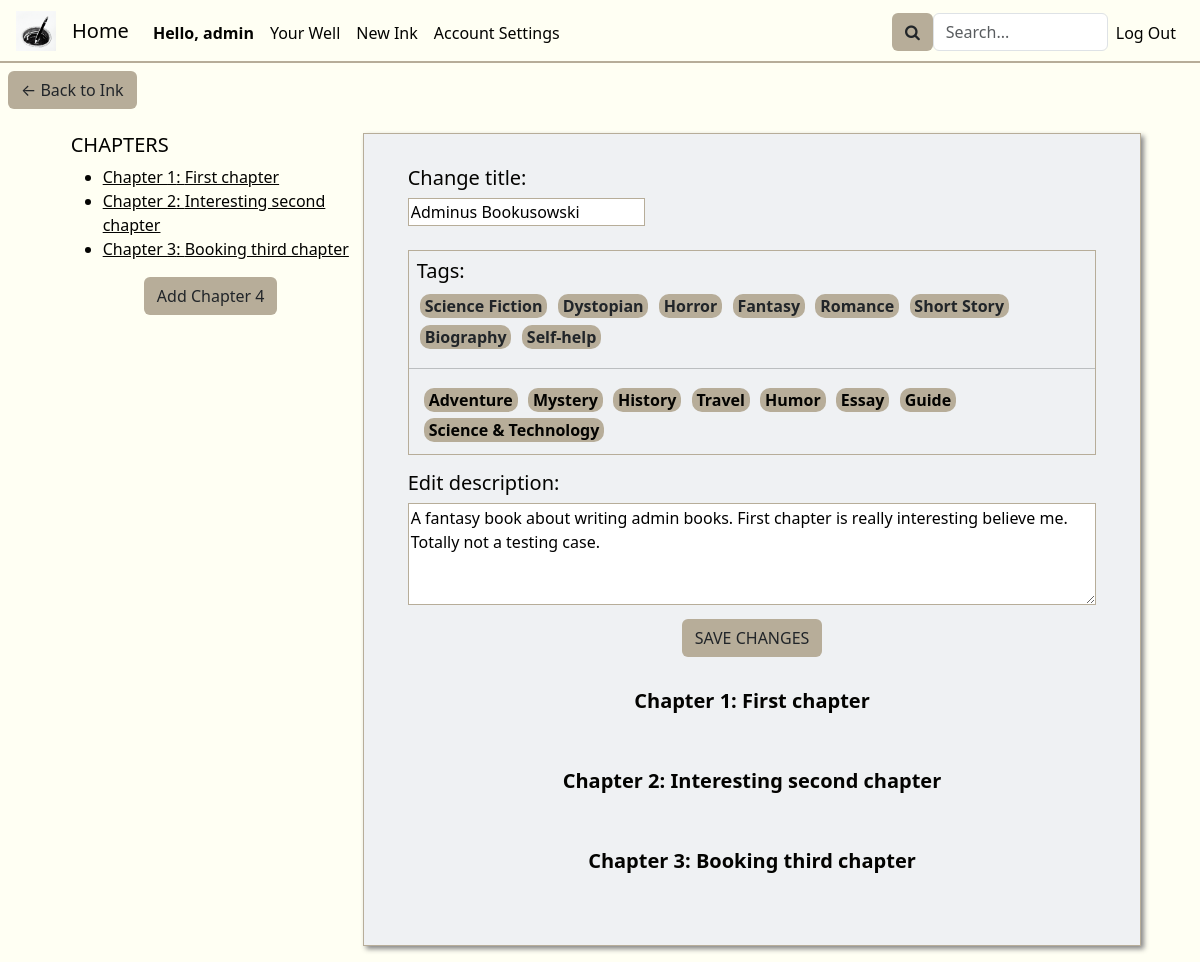
Screenshot of /edit_ink/6 (signed in) with the database file from the repository.
### inkwell/models.py (models this page shows, shortened)
class User(AbstractUser):
    about = models.CharField(max_length=250, default="")
    profilePicture = models.ImageField(upload_to='', blank=True, null=True)

class Chapter(models.Model):
    chapterNumber = models.PositiveIntegerField(default=1)
    chapterTitle = models.CharField(max_length=64)
    chapterContents = QuillField()
    chapterInkOrigin = models.ForeignKey(Ink, on_delete=models.CASCADE, related_name="chapterInkOrigin", default="")

class Ink(models.Model):
    wellOrigin = models.ForeignKey(Well, on_delete=models.CASCADE, related_name="well_pk", default="")
    inkOwner = models.ForeignKey(User, on_delete=models.CASCADE, related_name="ink_owner", default="")
    coAuthors = models.ManyToManyField(User, related_name="CoAuthors", blank=True)
    privateStatus = models.BooleanField(default=False)
    updateStatus = models.BooleanField(default=False) # If the Ink is edited at least once, this changes to true
    ink_following = models.ManyToManyField(User, related_name="ink_following", blank=True)
    tags = models.ManyToManyField(Tag, related_name="tags", blank=True)
    description = models.CharField(max_length=500, default="")
    title = models.CharField(max_length=64, default="")
    views = models.PositiveBigIntegerField(default=0)
    creation_date = models.DateTimeField(default=timezone.now, editable=False)

class Tag(models.Model):
    tagName = models.CharField(max_length=64)

### inkwell/views.py (the view, shortened to what this page needs)
# urls.py: path('edit_ink/<int:inkID>', views.edit_ink, name='edit_ink'),
@login_required
def edit_ink(request, inkID):
    editInk = Ink.objects.get(id=inkID)
    tags = Tag.objects.all()
    chapters = Chapter.objects.filter(chapterInkOrigin=editInk.id).order_by("chapterNumber")
    if chapters:
        lastChapter = chapters.last().chapterNumber
    else:
        lastChapter = 0
    current_user = User.objects.get(pk=request.user.pk)
    editingAsCoAuthor = False
    if current_user != editInk.inkOwner:
        editingAsCoAuthor = True
    return render(request, "inkwell/edit_ink.html", {
        "editInk": editInk,
        "tags": tags,
        "chapters": chapters,
        "newChapterNum": (lastChapter + 1),
        "editingAsCoAuthor": editingAsCoAuthor,
        "title": f"Editing {editInk.title}"
    })

### inkwell/templates/inkwell/edit_ink.html (shortened to what this page needs)
{% extends "inkwell/layout.html" %}
{% block body %}
    <div class="container-flex inkEditContainer">
        <a href="{% url 'ink_view' inkID=editInk.id %}"><button class="backToInkView btn btn-khaki">&larr; Back to Ink</button></a>
        <div class="row">
            <div class="col-2 chaptersListEdit">
                <div class="chaptersViewEdit">
                    <h5>CHAPTERS</h5>
                    <ul>
                        {% for chapter in chapters %}
                            <a href="#anchorChapter{{ chapter.chapterNumber }}"><li>Chapter {{ chapter.chapterNumber }}: {{ chapter.chapterTitle }}</li></a>
                        {% endfor %}
                    </ul>
                    <div class="d-flex justify-content-center">
                        {% if not editingAsCoAuthor %}
                            <div class="disFdirColAliCen">
                                <button class="btn btn-khaki" id="addChapterBtn" onclick="addChapter()">Add Chapter {{ newChapterNum }}</button>
                            </div>
                        {% endif %}
                    </div>
                </div>
            </div>
            <div class="col-8 inkEditMainCol">
                <div class="row d-flex justify-content-center">
                    <form class="form" id="editInkForm" action="{% url 'edit_ink' inkID=editInk.id %}" method="post">
                        {% if editingAsCoAuthor %}
                            <div class="inkInfoAsCoAuthor disFdirColAliCen">
                                <h4>{{ editInk.title }}</h4>
                                <span>Tags:
                                    {% for tag in editInk.tags.all %}
                                        <div class="tag">
                                            <span>{{ tag }}</span>
                                        </div>
                                    {% endfor %}
                                </span>
                                <p>{{ editInk.description }}</p>
                            </div>
                        {% else %}
                            <div class="">
                                <h5>Change title:</h5>
                                <input class="form-label title" id="inkTitleEdit" type="text" id="title" name="title" value="{{ editInk.title }}">
                            </div>
                            <div class="tagsEdit-style mt-3" id="tagsEdit">
                                <div class="container p-2 pb-0">
                                    <div class="tagContainer" id="chosenTags">
                                        <h5>Tags:</h5>
                                        {% for tag in editInk.tags.all %}
                                            <div class="draggable tag" id="tag">
                                                {{ tag.tagName }}
                                            </div>
                                        {% endfor%}
                                    </div>
                                </div>
                                <hr>
                                <div class="container tagContainer pb-2" id="availableTags">
                                    {% for tag in tags %}
                                        {% if tag not in editInk.tags.all %}
                                            <div class="draggable tag pd-1" id="tagEdit">
                                                <span id="{{ tag.tagName }}">{{ tag.tagName }}</span>
                                            </div>
                                        {% endif %}
                                    {% endfor %}
                                </div>
                            </div>
                            <div class="mt-3">
                                <h5>Edit description:</h5>
                                <textarea class="form-label descriptionEdit" rows="4" cols="100" name="descriptionEdit">{{ editInk.description }}</textarea>
                            </div>
                            <div class="disFdirColAliCen">
                                <button class="btn btn-khaki" id="saveAllInkChangesBtn">SAVE CHANGES</button>
                            </div>
                        {% endif %}
                    </form>
                </div>
                <div class="chapterEditorDiv">
                    {% for chapter in chapters %}
                        <div id="anchorChapter{{ chapter.chapterNumber }}">
                            <a class="editChapterAnchor" href="{% url 'edit_chapter' chapterID=chapter.id inkID=editInk.id %}">
                                <h5 class="text-center fw-bold">Chapter {{ chapter.chapterNumber }}: {{ chapter.chapterTitle }}</h5>
                            </a>
                            <div class="justify-text p-4" id="chapterID" data-chapterID="{{ chapter.id }}">
                            </div>
                        </div>
                    {% endfor %}
                </div>
            </div>
        </div>
    </div>
{% endblock %}

### inkwell/templates/inkwell/layout.html (shortened to what this page needs)
{% load static %}
<!DOCTYPE html>
<html lang="en">
    <head>
        <link href="https://cdn.jsdelivr.net/npm/bootstrap@5.3.2/dist/css/bootstrap.min.css" rel="stylesheet">
        <link href="{% static 'inkwell/styles.css' %}" rel="stylesheet">
        <link rel="stylesheet" href="https://cdnjs.cloudflare.com/ajax/libs/font-awesome/4.7.0/css/font-awesome.min.css">
        <link rel="stylesheet" href="//code.jquery.com/ui/1.12.1/themes/base/jquery-ui.css">
    </head>
    <body>
        <nav class="navbar navbar-expand-lg">
            <img class="nav-logo" src="{% static 'inkwell/inkwell1.ico' %}" width="40px" height="40px">
            <a class="navbar-brand" href="{% url 'index' %}">Home</a>
            <div class="collapse navbar-collapse" id="navbarNav">
                <ul class="navbar-nav d-flex justify-content-start nav-left col">
                    {% if user.is_authenticated %}
                        <li class="nav-item">
                            <span class="nav-link text-center loggedInAs">Hello, {{request.user.username}}</span>
                        </li>
                        <li class="nav-item">
                            <a class="nav-link text-center" href="{% url 'well' username=user.username %}">Your Well</a>
                        </li>
                        <li class="nav-item">
                            <a class="nav-link text-center" href="{% url 'newInk' %}">New Ink</a>
                        </li>
                        <li class="nav-item">
                            <a class="nav-link text-center" href="{% url 'settings' %}">Account Settings</a>
                        </li>
                    {% endif %}
                </ul>
                <ul class="navbar-nav d-flex justify-content-end nav-right col-4">
                    <li class="nav-item">
                        <form class="form" action="{% url 'mainSearch' %}" method="post">
                            <div class="mainSearchFunction">
                                <button class="btn btn-khaki"><i class="fa fa-search"></i></button>
                                <input class="form-control mainSearchQuery-style" placeholder="Search..." type="text" name="mainSearchQuery">
                            </div>
                        </form>
                    </li>
                    {% if user.is_authenticated %}
                        <li class="nav-item">
                            <a class="nav-link" href="{% url 'logout' %}">Log Out</a>
                        </li>
                    {% endif %}
                </ul>
            </div>
          </nav>
        <div class="body">
            {% block body %}
            {% endblock %}
        </div>
    </body>
</html>

### inkwell/static/inkwell/styles.css (style rules this page uses)
:root { --dark-green: #0d2818ff; --pakistan-green: #04471cff; --sea-green: #058c42ff; --malachite: #16db65ff; --coquelicot: #f15025ff; --white: #ffffffff; --platinum: #e6e8e6ff; --timberwolf: #ced0ceff; --eerie-black: #191919ff; --gunmetal: #223843ff; --timberwolf: #dbd3d8ff; --desert-sand: #d8b4a0ff; --burnt-sienna: #d77a61ff; --baby-powder: #fdfffcff; --lapis-lazuli: #235789ff; --fire-engine-red: #c1292eff; --school-bus-yellow: #f1d302ff; --raisin-black: #161925ff; --khaki: #b7ad99ff; --antiflash-white: #eff1f3ff; --black: #020202ff; --black: #030301ff; --ivory: #fffff3ff; --primary-color: var(--antiflash-white); --secondary-color: var(--ivory); --background-color: var(--ivory); --text-color: var(--black); --border-color: var(--khaki); --button-color: var(--khaki); }
.navbar-brand, .nav-logo { margin-left: 1rem; }
.loggedInAs { font-weight: bold; }
.navbar { border-bottom: 2px var(--border-color) solid; width: auto; }
.navbar-nav .nav-link, .mainSearchFunction { margin-top: 5px; }
.nav-right { margin-right: 1rem; }
.navbar-collapse .col-4 { width: auto; }
.nav-link, .navbar-brand { color: var(--text-color); }
.mainSearchQuery-style { width: 175px; }
.mainSearchFunction { display: flex; justify-content: center; flex-direction: row; }
p, a, h1, h2, h3, h4, h5, span { color: var(--text-color); }
body { background-color: var(--background-color); margin: 0; z-index: 0; }
.disFdirColAliCen { display: flex; flex-direction: column; align-items: center; }
.justify-text { text-align: justify; }
.backToInkView, .backToInkWell { margin: 0.5rem; }
.tag { border-radius: 10px; background-color: var(--border-color); display: inline-block; padding-left: 0.3rem; padding-right: 0.3rem; font-size: 16px; margin: 0.2rem; font-weight: bold; }
.tagsEdit-style { border: 1px var(--border-color) solid; }
.draggable { cursor: move; }
.inkEditContainer .row { display: flex; justify-content: center; }
.chapterEditorDiv { margin-top: 1rem; }
.chaptersListEdit { width: 19rem; }
.chaptersViewEdit { position: sticky; top: 2%; }
.editChapterAnchor { text-decoration: none; color: var(--text-color); }
.descriptionEdit { width: 100%; box-sizing: border-box; resize: vertical; }
.inkViewContents, .inkEditMainCol, .request-review-text { background-color: var(--primary-color); border: 1px var(--border-color) solid; padding: 1rem; box-shadow: 3px 3px 5px #888888; }
.row { padding: 1rem; margin: 0; }
.form-label { border: 1.5px var(--border-color) solid; }
.btn-khaki { background-color: var(--button-color); }

### rows the page displays
User: user.username "admin"
Chapter: chapterNumber "1", chapterTitle "First chapter"
Chapter: chapterNumber "2", chapterTitle "Interesting second chapter"
Chapter: chapterNumber "3", chapterTitle "Booking third chapter"
Ink: title "Adminus Bookusowski", descriptionEdit "A fantasy book about writing admin books. First chapter is really interesting believe me. Totally not a testing case."
Tag: tagName "Science Fiction"
Tag: tagName "Dystopian"
Tag: tagName "Horror"
Tag: tagName "Fantasy"
Tag: tagName "Romance"
Tag: tagName "Short Story"
Tag: tagName "Biography"
Tag: tagName "Self-help"
Tag: tagName "Adventure"
Tag: tagName "Mystery"
Tag: tagName "History"
Tag: tagName "Travel"
Tag: tagName "Humor"
Tag: tagName "Essay"
Tag: tagName "Guide"
Tag: tagName "Science & Technology"

### other values shown
{{ newChapterNum }} "4"
